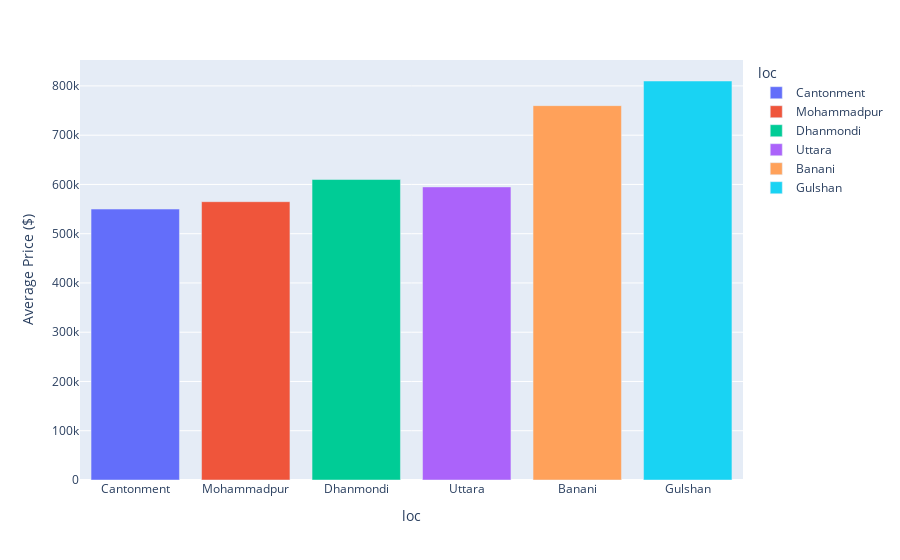

The cell this chart's notebook holds for it:
### Code cell
px.bar(df,x='loc',y='price',color="loc",labels={"price": "Average Price ($)"})

### Figure 1 — Plotly figure (JSON) as saved in the notebook; plotly's stock layout.template omitted (floating-point values rounded to 4 significant figures)
{"data": [{"hovertemplate": "loc=%{x}<br>Average Price ($)=%{y}<extra></extra>", "legendgroup": "Cantonment", "marker": {"color": "#636efa", "pattern": {"shape": ""}}, "name": "Cantonment", "orientation": "v", "showlegend": true, "textposition": "auto", "type": "bar", "x": ["Cantonment"], "xaxis": "x", "y": [550000], "yaxis": "y"}, {"hovertemplate": "loc=%{x}<br>Average Price ($)=%{y}<extra></extra>", "legendgroup": "Mohammadpur", "marker": {"color": "#EF553B", "pattern": {"shape": ""}}, "name": "Mohammadpur", "orientation": "v", "showlegend": true, "textposition": "auto", "type": "bar", "x": ["Mohammadpur"], "xaxis": "x", "y": [565000], "yaxis": "y"}, {"hovertemplate": "loc=%{x}<br>Average Price ($)=%{y}<extra></extra>", "legendgroup": "Dhanmondi", "marker": {"color": "#00cc96", "pattern": {"shape": ""}}, "name": "Dhanmondi", "orientation": "v", "showlegend": true, "textposition": "auto", "type": "bar", "x": ["Dhanmondi"], "xaxis": "x", "y": [610000], "yaxis": "y"}, {"hovertemplate": "loc=%{x}<br>Average Price ($)=%{y}<extra></extra>", "legendgroup": "Uttara", "marker": {"color": "#ab63fa", "pattern": {"shape": ""}}, "name": "Uttara", "orientation": "v", "showlegend": true, "textposition": "auto", "type": "bar", "x": ["Uttara"], "xaxis": "x", "y": [595000], "yaxis": "y"}, {"hovertemplate": "loc=%{x}<br>Average Price ($)=%{y}<extra></extra>", "legendgroup": "Banani", "marker": {"color": "#FFA15A", "pattern": {"shape": ""}}, "name": "Banani", "orientation": "v", "showlegend": true, "textposition": "auto", "type": "bar", "x": ["Banani"], "xaxis": "x", "y": [760000], "yaxis": "y"}, {"hovertemplate": "loc=%{x}<br>Average Price ($)=%{y}<extra></extra>", "legendgroup": "Gulshan", "marker": {"color": "#19d3f3", "pattern": {"shape": ""}}, "name": "Gulshan", "orientation": "v", "showlegend": true, "textposition": "auto", "type": "bar", "x": ["Gulshan"], "xaxis": "x", "y": [810000], "yaxis": "y"}], "layout": {"barmode": "relative", "legend": {"title": {"text": "loc"}, "tracegroupgap": 0}, "margin": {"t": 60}, "xaxis": {"anchor": "y", "categoryarray": ["Cantonment", "Mohammadpur", "Dhanmondi", "Uttara", "Banani", "Gulshan"], "categoryorder": "array", "domain": [0, 1], "title": {"text": "loc"}}, "yaxis": {"anchor": "x", "domain": [0, 1], "title": {"text": "Average Price ($)"}}}}
